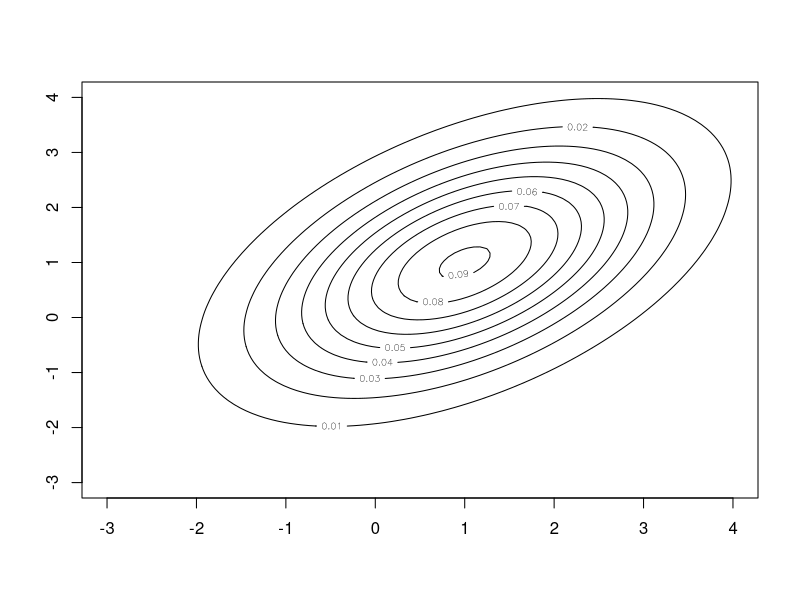
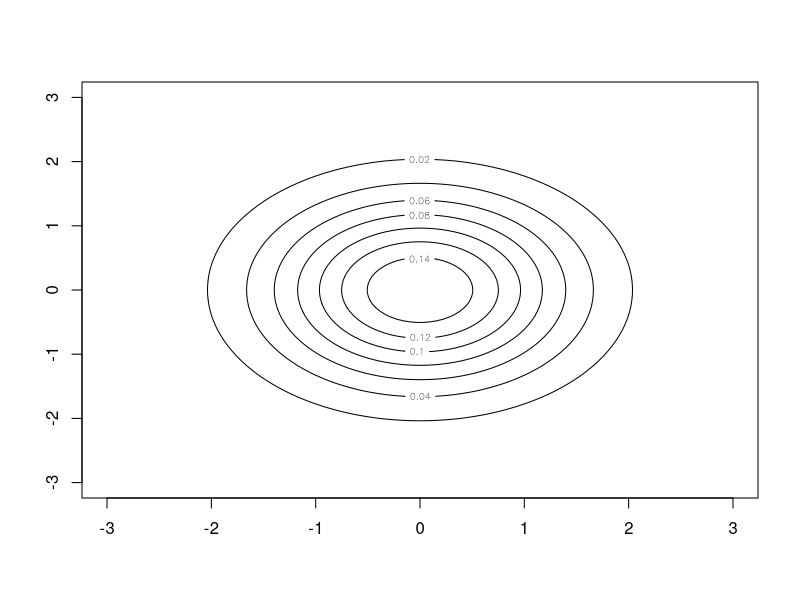
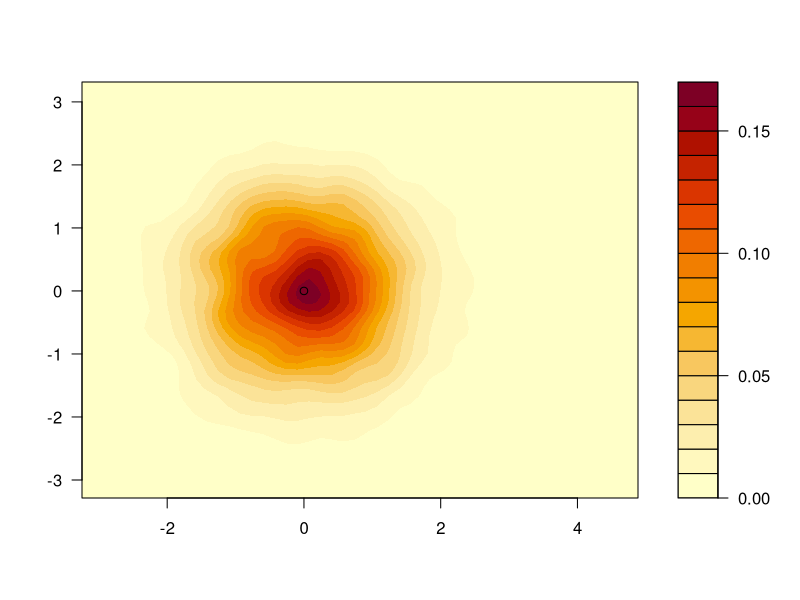
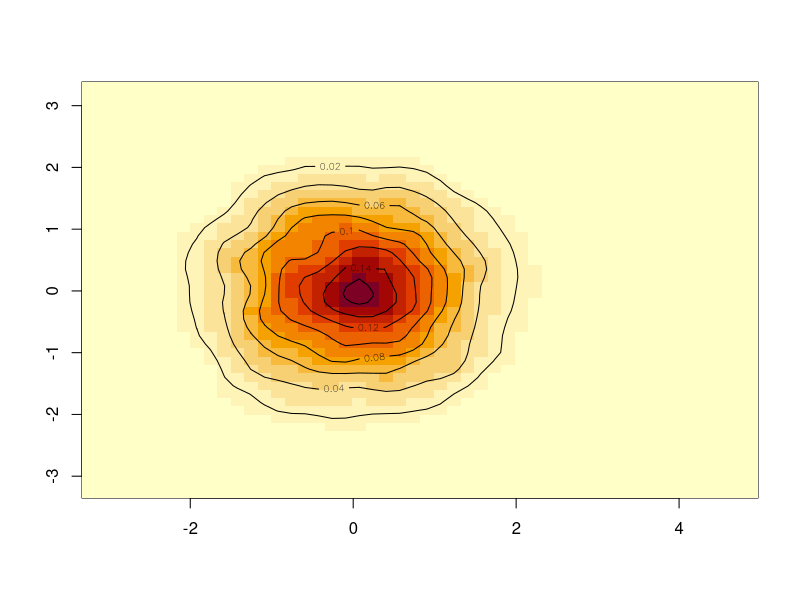
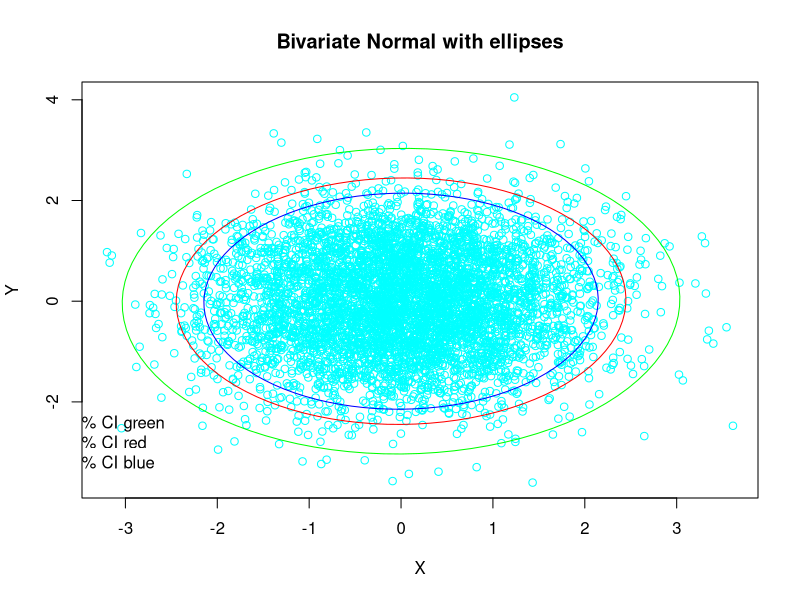
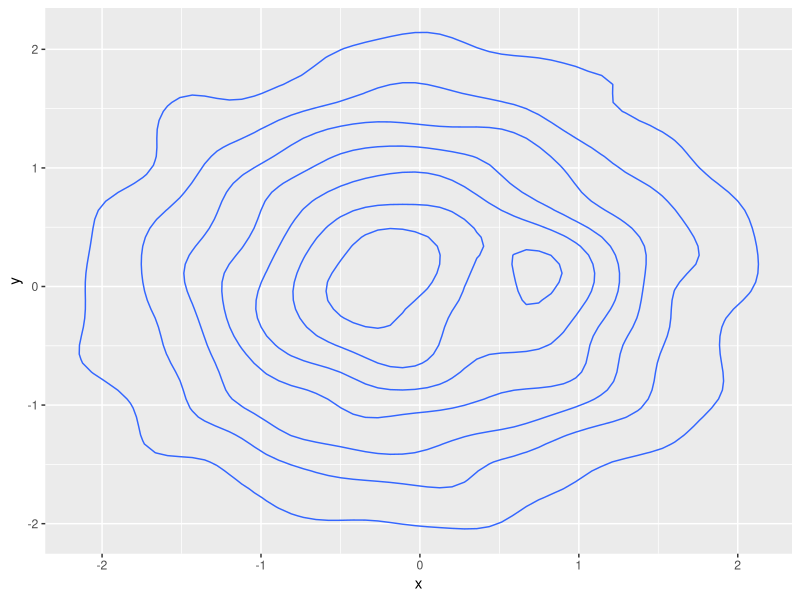
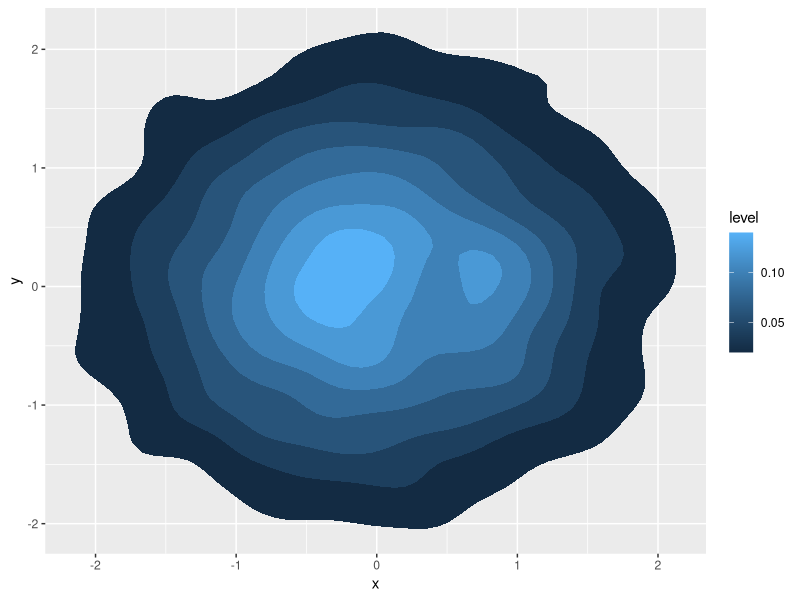
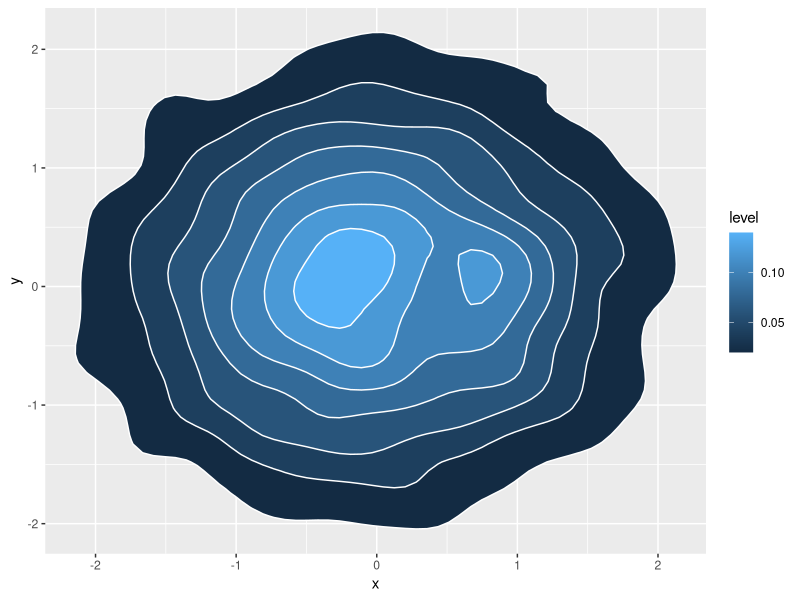

Write the R code that produced these figures, in order.
install.packages("graphics")
install.packages("grDevices")
install.packages("MASS")
install.packages("mvtnorm")
install.packages("ellipse")
library(ellipse)
library(graphics)
library(grDevices)
library(MASS)
library(mvtnorm)

#################################### Example 1
x.points <- seq(-3,4,length.out=100)
y.points <- x.points
z <- matrix(0,nrow=100,ncol=100)
mu <- c(1,1)
sigma <- matrix(c(2,1,1,2),nrow=2)
for (i in 1:100) {
  for (j in 1:100) {
    z[i,j] <- dmvnorm(c(x.points[i],y.points[j]),
                      mean=mu,sigma=sigma)
  }
}
contour(x.points,y.points,z)


#################################### Example 2
x.points <- seq(-3,3,length.out=100)
y.points <- x.points
z <- matrix(0,nrow=100,ncol=100)
mu <- c(0,0)
sigma <- matrix(c(1,0,0,1),nrow=2)
for (i in 1:100) {
  for (j in 1:100) {
    z[i,j] <- dmvnorm(c(x.points[i],y.points[j]),
                      mean=mu,sigma=sigma)
  }
}
contour(x.points,y.points,z)




#################################### Example 3
bivn <- mvrnorm(5000, mu =  c(0,0), Sigma = matrix(c(1, 0, 0, 1), 2) )  # utiliza Mass package
bivn.kde <- kde2d(bivn[,1], bivn[,2], n = 50) 
filled.contour(x = bivn.kde$x, y = bivn.kde$y , z = bivn.kde$z,plot.axes = { axis(1); axis(2); points(0, 0) })
image(bivn.kde)       # from base graphics package
contour(bivn.kde, add = TRUE)     # from base graphics package



#################################### Example 4
mu =  c(0,0)
Sigma = matrix(c(1, 0, 0, 1), 2)
bivn4 <- mvrnorm(5000, mu , Sigma )  

rho <- cor(bivn4)
plot(bivn4, xlab = "X", ylab = "Y",
     col = "cyan",
     main = "Bivariate Normal with ellipses")

lines(ellipse(rho, level = .90), col="blue")
lines(ellipse(rho, level = .95), col="red")       
lines(ellipse(rho, level = .99), col="green")

plot_legend <- c("99% CI green", "95% CI red","90% CI blue")
legend(-4,-2,legend=plot_legend,cex = 1, bty = "n")


#################################### Example 5
# Library
install.packages("tidyverse")
library(tidyverse)

#Generar datos Normales estandar:
bivn = mvrnorm(5000, mu =  c(0,0), Sigma = matrix(c(1, 0, 0, 1), 2) )
a <- data.frame( x=bivn[,1], y=bivn[,2] )
#Generar datos Normales correlacionados:
bivn2 = mvrnorm(5000, mu =  c(0,0), Sigma = matrix(c(1, 0.7, 0.7, 1), 2) )
b <- data.frame( x=bivn2[,1], y=bivn2[,2] )
# Caso 1
# Grafico de contornos
# Solo contorno
ggplot(a, aes(x=x, y=y) ) +
  geom_density_2d()
# Solo area
ggplot(a, aes(x=x, y=y) ) +
  stat_density_2d(aes(fill = ..level..), geom = "polygon")
# Area + contorno
ggplot(a, aes(x=x, y=y) ) +
  stat_density_2d(aes(fill = ..level..), geom = "polygon", colour="white")

# Caso 2
# Grafico de contornos
# Solo contorno
ggplot(b, aes(x=x, y=y) ) +
  geom_density_2d()
# Solo area
ggplot(b, aes(x=x, y=y) ) +
  stat_density_2d(aes(fill = ..level..), geom = "polygon")
# Area + contorno
ggplot(b, aes(x=x, y=y) ) +
  stat_density_2d(aes(fill = ..level..), geom = "polygon", colour="white")
